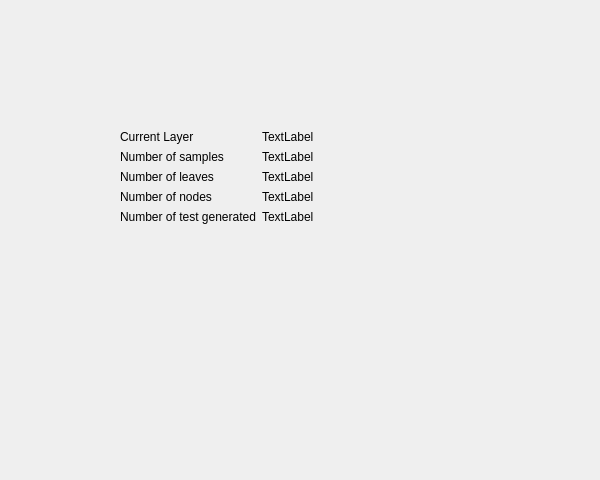
<?xml version="1.0" encoding="UTF-8"?>
<ui version="4.0">
 <class>TrainingViewer</class>
 <widget class="QWidget" name="TrainingViewer">
  <property name="geometry">
   <rect>
    <x>0</x>
    <y>0</y>
    <width>600</width>
    <height>480</height>
   </rect>
  </property>
  <property name="windowTitle">
   <string>Form</string>
  </property>
  <widget class="QWidget" name="formLayoutWidget">
   <property name="geometry">
    <rect>
     <x>120</x>
     <y>130</y>
     <width>321</width>
     <height>111</height>
    </rect>
   </property>
   <layout class="QFormLayout" name="formLayout">
    <item row="0" column="0">
     <widget class="QLabel" name="label_curr_layer">
      <property name="text">
       <string>Current Layer</string>
      </property>
     </widget>
    </item>
    <item row="0" column="1">
     <widget class="QLabel" name="label_val_curr_layer">
      <property name="text">
       <string>TextLabel</string>
      </property>
     </widget>
    </item>
    <item row="1" column="0">
     <widget class="QLabel" name="label_n_samples">
      <property name="text">
       <string>Number of samples</string>
      </property>
     </widget>
    </item>
    <item row="1" column="1">
     <widget class="QLabel" name="label_val_n_samples">
      <property name="text">
       <string>TextLabel</string>
      </property>
     </widget>
    </item>
    <item row="2" column="0">
     <widget class="QLabel" name="label_n_leaves">
      <property name="text">
       <string>Number of leaves</string>
      </property>
     </widget>
    </item>
    <item row="2" column="1">
     <widget class="QLabel" name="label_val_n_leaves">
      <property name="text">
       <string>TextLabel</string>
      </property>
     </widget>
    </item>
    <item row="3" column="0">
     <widget class="QLabel" name="label_n_nodes">
      <property name="text">
       <string>Number of nodes</string>
      </property>
     </widget>
    </item>
    <item row="3" column="1">
     <widget class="QLabel" name="label_val_n_nodes">
      <property name="text">
       <string>TextLabel</string>
      </property>
     </widget>
    </item>
    <item row="4" column="0">
     <widget class="QLabel" name="label_n_test">
      <property name="text">
       <string>Number of test generated</string>
      </property>
     </widget>
    </item>
    <item row="4" column="1">
     <widget class="QLabel" name="label_val_n_test">
      <property name="text">
       <string>TextLabel</string>
      </property>
     </widget>
    </item>
   </layout>
  </widget>
 </widget>
 <resources/>
 <connections/>
</ui>
